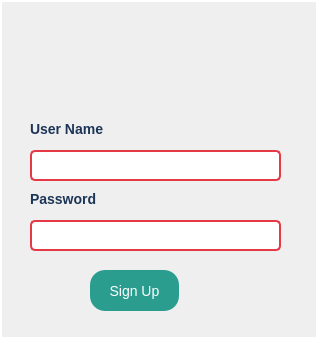
<?xml version="1.0" encoding="UTF-8"?>
<ui version="4.0">
 <class>signUp</class>
 <widget class="QDialog" name="signUp">
  <property name="geometry">
   <rect>
    <x>0</x>
    <y>0</y>
    <width>318</width>
    <height>339</height>
   </rect>
  </property>
  <property name="windowTitle">
   <string>Dialog</string>
  </property>
  <property name="styleSheet">
   <string notr="true">QDialog {
		background-color:  qlineargradient(
		spread:pad, x1:0, y1:0 x2:0, y2:0,
		stop: 0 #A3D8F4, stop:1 #E6F7FF
		);
		border: 2px solid #ffffff;
		boder-radius: 10px;
}

QLineEdit {
		border: 2px solid #E63946;
		border-radius: 5px;
		padding: 5px;
		font-size: 14px;
		background-color: #ffffff;
		color: #333333;
}

QLineEdit:forcus {
		border: 2px solid #457B9D;
		background-color: #F1FAEE;
}

QPushButton{
		background-color: #2A9D8F;
		color: white;
		border: none;
		border-radius: 15px;
		padding: 10px 20px;
		font-size: 14px;
}

QPushButton:hover{
background-color: #264653;
}

QPushButton:pressed{
background-color: #1B3B3A;
}

QLabel{
font-size :14px;
color: #1D3557;
font-weight: bold;
}</string>
  </property>
  <widget class="QLabel" name="label">
   <property name="geometry">
    <rect>
     <x>30</x>
     <y>120</y>
     <width>81</width>
     <height>17</height>
    </rect>
   </property>
   <property name="text">
    <string>User Name</string>
   </property>
  </widget>
  <widget class="QLineEdit" name="lineEdit">
   <property name="geometry">
    <rect>
     <x>30</x>
     <y>150</y>
     <width>251</width>
     <height>31</height>
    </rect>
   </property>
  </widget>
  <widget class="QLabel" name="label_2">
   <property name="geometry">
    <rect>
     <x>30</x>
     <y>190</y>
     <width>81</width>
     <height>17</height>
    </rect>
   </property>
   <property name="text">
    <string>Password</string>
   </property>
  </widget>
  <widget class="QLineEdit" name="lineEdit_2">
   <property name="geometry">
    <rect>
     <x>30</x>
     <y>220</y>
     <width>251</width>
     <height>31</height>
    </rect>
   </property>
  </widget>
  <widget class="QPushButton" name="pushButton">
   <property name="geometry">
    <rect>
     <x>90</x>
     <y>270</y>
     <width>89</width>
     <height>41</height>
    </rect>
   </property>
   <property name="text">
    <string>Sign Up</string>
   </property>
  </widget>
  <widget class="QLabel" name="label_3">
   <property name="geometry">
    <rect>
     <x>40</x>
     <y>20</y>
     <width>251</width>
     <height>81</height>
    </rect>
   </property>
   <property name="text">
    <string/>
   </property>
   <property name="pixmap">
    <pixmap resource="resoure.qrc">:/new/prefix1/images.png</pixmap>
   </property>
  </widget>
 </widget>
 <resources>
  <include location="resoure.qrc"/>
 </resources>
 <connections/>
</ui>
